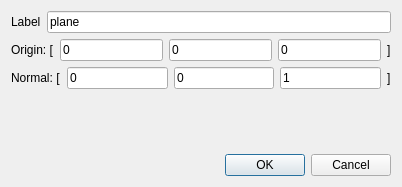
<?xml version="1.0" encoding="UTF-8"?>
<ui version="4.0">
 <class>DefinePlaneDialog</class>
 <widget class="QDialog" name="DefinePlaneDialog">
  <property name="geometry">
   <rect>
    <x>0</x>
    <y>0</y>
    <width>402</width>
    <height>187</height>
   </rect>
  </property>
  <property name="windowTitle">
   <string>Dialog</string>
  </property>
  <layout class="QVBoxLayout" name="verticalLayout">
   <item>
    <layout class="QHBoxLayout" name="horizontalLayout_3">
     <item>
      <widget class="QLabel" name="label_5">
       <property name="text">
        <string>Label</string>
       </property>
      </widget>
     </item>
     <item>
      <widget class="QLineEdit" name="planeLabel">
       <property name="text">
        <string>plane</string>
       </property>
      </widget>
     </item>
    </layout>
   </item>
   <item>
    <layout class="QHBoxLayout" name="horizontalLayout">
     <item>
      <widget class="QLabel" name="label">
       <property name="text">
        <string>Origin: [</string>
       </property>
      </widget>
     </item>
     <item>
      <widget class="QLineEdit" name="p_x">
       <property name="text">
        <string>0</string>
       </property>
      </widget>
     </item>
     <item>
      <widget class="QLineEdit" name="p_y">
       <property name="text">
        <string>0</string>
       </property>
      </widget>
     </item>
     <item>
      <widget class="QLineEdit" name="p_z">
       <property name="text">
        <string>0</string>
       </property>
      </widget>
     </item>
     <item>
      <widget class="QLabel" name="label_2">
       <property name="text">
        <string>]</string>
       </property>
      </widget>
     </item>
    </layout>
   </item>
   <item>
    <layout class="QHBoxLayout" name="horizontalLayout_2">
     <item>
      <widget class="QLabel" name="label_3">
       <property name="text">
        <string>Normal: [</string>
       </property>
      </widget>
     </item>
     <item>
      <widget class="QLineEdit" name="n_x">
       <property name="text">
        <string>0</string>
       </property>
      </widget>
     </item>
     <item>
      <widget class="QLineEdit" name="n_y">
       <property name="text">
        <string>0</string>
       </property>
      </widget>
     </item>
     <item>
      <widget class="QLineEdit" name="n_z">
       <property name="text">
        <string>1</string>
       </property>
      </widget>
     </item>
     <item>
      <widget class="QLabel" name="label_4">
       <property name="text">
        <string>]</string>
       </property>
      </widget>
     </item>
    </layout>
   </item>
   <item>
    <spacer name="verticalSpacer">
     <property name="orientation">
      <enum>Qt::Vertical</enum>
     </property>
     <property name="sizeHint" stdset="0">
      <size>
       <width>20</width>
       <height>40</height>
      </size>
     </property>
    </spacer>
   </item>
   <item>
    <widget class="QDialogButtonBox" name="buttonBox">
     <property name="orientation">
      <enum>Qt::Horizontal</enum>
     </property>
     <property name="standardButtons">
      <set>QDialogButtonBox::Cancel|QDialogButtonBox::Ok</set>
     </property>
    </widget>
   </item>
  </layout>
 </widget>
 <resources/>
 <connections>
  <connection>
   <sender>buttonBox</sender>
   <signal>accepted()</signal>
   <receiver>DefinePlaneDialog</receiver>
   <slot>accept()</slot>
   <hints>
    <hint type="sourcelabel">
     <x>248</x>
     <y>254</y>
    </hint>
    <hint type="destinationlabel">
     <x>157</x>
     <y>274</y>
    </hint>
   </hints>
  </connection>
  <connection>
   <sender>buttonBox</sender>
   <signal>rejected()</signal>
   <receiver>DefinePlaneDialog</receiver>
   <slot>reject()</slot>
   <hints>
    <hint type="sourcelabel">
     <x>316</x>
     <y>260</y>
    </hint>
    <hint type="destinationlabel">
     <x>286</x>
     <y>274</y>
    </hint>
   </hints>
  </connection>
 </connections>
</ui>
